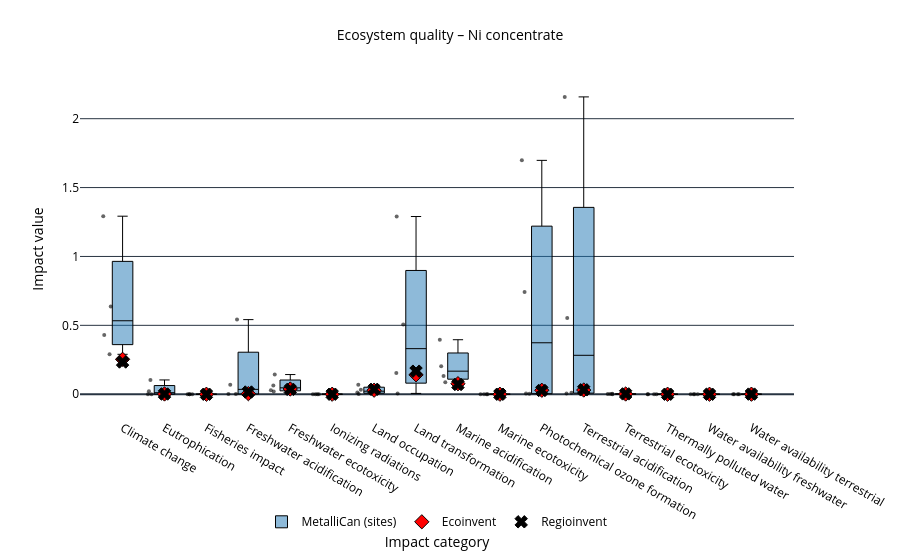

Notebook source saved alongside this figure:
### Code cell
plot_lcia_boxes_for_reference_product(
    df_eq,
    reference_product="Ni concentrate",
    title="Ecosystem quality – Ni concentrate",
    output_html="results/Damages/boxplot_eq_ni.html"
)

### Figure 1 — Plotly figure (JSON) as saved in the notebook; plotly's stock layout.template omitted (floating-point values rounded to 4 significant figures)
{"data": [{"boxpoints": "all", "fillcolor": "rgba(31,119,180,0.5)", "hoverinfo": "text+y", "hovertext": ["Nunavik Nickel", "Thompson", "Voisey's Bay", "Raglan", "Nunavik Nickel", "Thompson", "Voisey's Bay", "Raglan", "Nunavik Nickel", "Thompson", "Voisey's Bay", "Raglan", "Nunavik Nickel", "Thompson", "Voisey's Bay", "Raglan", "Nunavik Nickel", "Thompson", "Voisey's Bay", "Raglan", "Nunavik Nickel", "Thompson", "Voisey's Bay", "Raglan", "Nunavik Nickel", "Thompson", "Voisey's Bay", "Raglan", "Nunavik Nickel", "Thompson", "Voisey's Bay", "Raglan", "Nunavik Nickel", "Thompson", "Voisey's Bay", "Raglan", "Nunavik Nickel", "Thompson", "Voisey's Bay", "Raglan", "Nunavik Nickel", "Thompson", "Voisey's Bay", "Raglan", "Nunavik Nickel", "Thompson", "Voisey's Bay", "Raglan", "Nunavik Nickel", "Thompson", "Voisey's Bay", "Raglan", "Nunavik Nickel", "Thompson", "Voisey's Bay", "Raglan", "Nunavik Nickel", "Thompson", "Voisey's Bay", "Raglan", "Nunavik Nickel", "Thompson", "Voisey's Bay", "Raglan"], "jitter": 0.45, "line": {"color": "black", "width": 1}, "marker": {"opacity": 0.6, "size": 4}, "name": "MetalliCan (sites)", "x": ["Climate change", "Climate change", "Climate change", "Climate change", "Eutrophication", "Eutrophication", "Eutrophication", "Eutrophication", "Fisheries impact", "Fisheries impact", "Fisheries impact", "Fisheries impact", "Freshwater acidification", "Freshwater acidification", "Freshwater acidification", "Freshwater acidification", "Freshwater ecotoxicity", "Freshwater ecotoxicity", "Freshwater ecotoxicity", "Freshwater ecotoxicity", "Ionizing radiations", "Ionizing radiations", "Ionizing radiations", "Ionizing radiations", "Land occupation", "Land occupation", "Land occupation", "Land occupation", "Land transformation", "Land transformation", "Land transformation", "Land transformation", "Marine acidification", "Marine acidification", "Marine acidification", "Marine acidification", "Marine ecotoxicity", "Marine ecotoxicity", "Marine ecotoxicity", "Marine ecotoxicity", "Photochemical ozone formation", "Photochemical ozone formation", "Photochemical ozone formation", "Photochemical ozone formation", "Terrestrial acidification", "Terrestrial acidification", "Terrestrial acidification", "Terrestrial acidification", "Terrestrial ecotoxicity", "Terrestrial ecotoxicity", "Terrestrial ecotoxicity", "Terrestrial ecotoxicity", "Thermally polluted water", "Thermally polluted water", "Thermally polluted water", "Thermally polluted water", "Water availability freshwater", "Water availability freshwater", "Water availability freshwater", "Water availability freshwater", "Water availability terrestrial", "Water availability terrestrial", "Water availability terrestrial", "Water availability terrestrial"], "y": [0.4302, 0.2898, 1.292, 0.6364, 0.0001191, 0.0002835, 0.1036, 0.02218, 8.188e-20, 2.526e-19, 2.656e-19, 3.507e-20, 0.0009657, 0.00206, 0.5415, 0.06838, 0.02, 0.02936, 0.1428, 0.06343, 4.631e-12, 8.651e-12, 2.176e-11, 9.018e-12, 0.002224, 0.0696, 0.03228, 0.01178, 0.005927, 1.29, 0.5068, 0.1548, 0.1316, 0.08655, 0.3956, 0.2032, 2.118e-08, 6.201e-08, 7.468e-08, 1.536e-08, 0.002749, 0.004456, 1.697, 0.7424, 0.004589, 0.01093, 2.158, 0.5542, 0.0007731, 0.002263, 0.002726, 0.0005607, 6.89e-06, 1.797e-05, 2.634e-05, 6.997e-06, 2.237e-07, 5.797e-07, 8.587e-07, 2.324e-07, 8.454e-06, 2.399e-05, 2.989e-05, 6.248e-06], "type": "box"}, {"hoverinfo": "text+y", "hovertext": ["Ni concentrate", "Ni concentrate", "Ni concentrate", "Ni concentrate", "Ni concentrate", "Ni concentrate", "Ni concentrate", "Ni concentrate", "Ni concentrate", "Ni concentrate", "Ni concentrate", "Ni concentrate", "Ni concentrate", "Ni concentrate", "Ni concentrate", "Ni concentrate"], "marker": {"color": "red", "line": {"color": "black", "width": 1}, "size": 11, "symbol": "diamond"}, "mode": "markers", "name": "Ecoinvent", "x": ["Climate change", "Eutrophication", "Fisheries impact", "Freshwater acidification", "Freshwater ecotoxicity", "Ionizing radiations", "Land occupation", "Land transformation", "Marine acidification", "Marine ecotoxicity", "Photochemical ozone formation", "Terrestrial acidification", "Terrestrial ecotoxicity", "Thermally polluted water", "Water availability freshwater", "Water availability terrestrial"], "y": [0.2534, 0.001748, 1.695e-19, 0.004102, 0.03802, 1.202e-11, 0.02921, 0.1412, 0.07645, 4.359e-08, 0.02872, 0.03043, 0.001591, 2.323e-05, 1.383e-06, 0.0003072], "type": "scatter"}, {"hoverinfo": "text+y", "hovertext": ["Ni concentrate", "Ni concentrate", "Ni concentrate", "Ni concentrate", "Ni concentrate", "Ni concentrate", "Ni concentrate", "Ni concentrate", "Ni concentrate", "Ni concentrate", "Ni concentrate", "Ni concentrate", "Ni concentrate", "Ni concentrate", "Ni concentrate", "Ni concentrate"], "marker": {"color": "black", "line": {"color": "black", "width": 1}, "size": 11, "symbol": "x"}, "mode": "markers", "name": "Regioinvent", "x": ["Climate change", "Eutrophication", "Fisheries impact", "Freshwater acidification", "Freshwater ecotoxicity", "Ionizing radiations", "Land occupation", "Land transformation", "Marine acidification", "Marine ecotoxicity", "Photochemical ozone formation", "Terrestrial acidification", "Terrestrial ecotoxicity", "Thermally polluted water", "Water availability freshwater", "Water availability terrestrial"], "y": [0.2338, 0.001604, 1.623e-19, 0.01603, 0.03517, 2.103e-11, 0.03562, 0.1674, 0.0708, 6.564e-08, 0.02746, 0.03182, 0.002396, 2.071e-05, 1.129e-06, 0.0008172], "type": "scatter"}], "layout": {"title": {"font": {"color": "black", "size": 14}, "text": "Ecosystem quality – Ni concentrate", "x": 0.5}, "font": {"color": "black", "size": 12}, "xaxis": {"title": {"font": {"color": "black"}, "text": "Impact category"}, "tickfont": {"color": "black"}, "tickangle": 30}, "yaxis": {"title": {"font": {"color": "black"}, "text": "Impact value"}, "tickfont": {"color": "black"}}, "margin": {"l": 80, "r": 40, "t": 80, "b": 120}, "legend": {"font": {"color": "black"}, "orientation": "h", "yanchor": "bottom", "y": -0.35, "xanchor": "center", "x": 0.5}, "plot_bgcolor": "white", "paper_bgcolor": "white"}}
